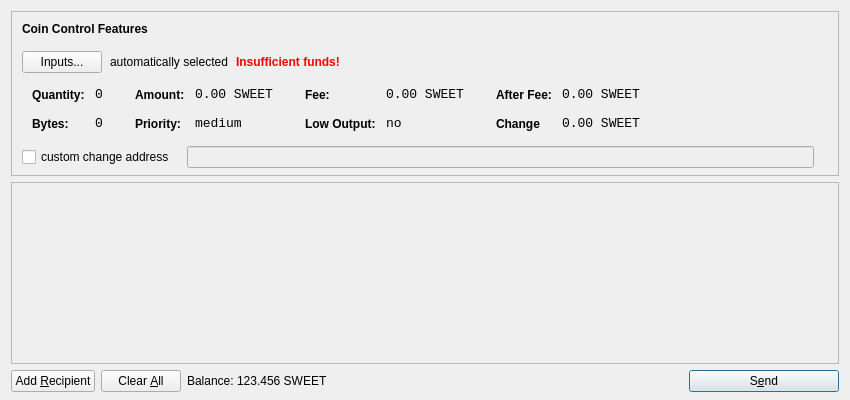
<?xml version="1.0" encoding="UTF-8"?>
<ui version="4.0">
 <class>SendCoinsDialog</class>
 <widget class="QDialog" name="SendCoinsDialog">
  <property name="geometry">
   <rect>
    <x>0</x>
    <y>0</y>
    <width>850</width>
    <height>400</height>
   </rect>
  </property>
  <property name="windowTitle">
   <string>Send Coins</string>
  </property>
  <layout class="QVBoxLayout" name="verticalLayout" stretch="0,1,0">
   <property name="bottomMargin">
    <number>8</number>
   </property>
   <item>
    <widget class="QFrame" name="frameCoinControl">
     <property name="sizePolicy">
      <sizepolicy hsizetype="Expanding" vsizetype="Expanding">
       <horstretch>0</horstretch>
       <verstretch>0</verstretch>
      </sizepolicy>
     </property>
     <property name="maximumSize">
      <size>
       <width>16777215</width>
       <height>16777215</height>
      </size>
     </property>
     <property name="frameShape">
      <enum>QFrame::StyledPanel</enum>
     </property>
     <property name="frameShadow">
      <enum>QFrame::Sunken</enum>
     </property>
     <layout class="QVBoxLayout" name="verticalLayoutCoinControl2">
      <property name="spacing">
       <number>-1</number>
      </property>
      <property name="leftMargin">
       <number>0</number>
      </property>
      <property name="topMargin">
       <number>0</number>
      </property>
      <property name="rightMargin">
       <number>0</number>
      </property>
      <property name="bottomMargin">
       <number>6</number>
      </property>
      <item>
       <layout class="QVBoxLayout" name="verticalLayoutCoinControl" stretch="0,0,0,0,1">
        <property name="spacing">
         <number>0</number>
        </property>
        <property name="leftMargin">
         <number>10</number>
        </property>
        <property name="topMargin">
         <number>10</number>
        </property>
        <item>
         <layout class="QHBoxLayout" name="horizontalLayoutCoinControl1">
          <property name="bottomMargin">
           <number>15</number>
          </property>
          <item>
           <widget class="QLabel" name="labelCoinControlFeatures">
            <property name="sizePolicy">
             <sizepolicy hsizetype="Preferred" vsizetype="Maximum">
              <horstretch>0</horstretch>
              <verstretch>0</verstretch>
             </sizepolicy>
            </property>
            <property name="font">
             <font>
              <weight>75</weight>
              <bold>true</bold>
             </font>
            </property>
            <property name="styleSheet">
             <string notr="true">font-weight:bold;</string>
            </property>
            <property name="text">
             <string>Coin Control Features</string>
            </property>
           </widget>
          </item>
         </layout>
        </item>
        <item>
         <layout class="QHBoxLayout" name="horizontalLayoutCoinControl2" stretch="0,0,0,0">
          <property name="spacing">
           <number>8</number>
          </property>
          <property name="bottomMargin">
           <number>10</number>
          </property>
          <item>
           <widget class="QPushButton" name="pushButtonCoinControl">
            <property name="styleSheet">
             <string notr="true"/>
            </property>
            <property name="text">
             <string>Inputs...</string>
            </property>
           </widget>
          </item>
          <item>
           <widget class="QLabel" name="labelCoinControlAutomaticallySelected">
            <property name="text">
             <string>automatically selected</string>
            </property>
            <property name="margin">
             <number>5</number>
            </property>
           </widget>
          </item>
          <item>
           <widget class="QLabel" name="labelCoinControlInsuffFunds">
            <property name="font">
             <font>
              <weight>75</weight>
              <bold>true</bold>
             </font>
            </property>
            <property name="styleSheet">
             <string notr="true">color:red;font-weight:bold;</string>
            </property>
            <property name="text">
             <string>Insufficient funds!</string>
            </property>
            <property name="margin">
             <number>5</number>
            </property>
           </widget>
          </item>
          <item>
           <spacer name="horizontalSpacerCoinControl">
            <property name="orientation">
             <enum>Qt::Horizontal</enum>
            </property>
            <property name="sizeHint" stdset="0">
             <size>
              <width>40</width>
              <height>1</height>
             </size>
            </property>
           </spacer>
          </item>
         </layout>
        </item>
        <item>
         <widget class="QWidget" name="widgetCoinControl" native="true">
          <property name="sizePolicy">
           <sizepolicy hsizetype="Preferred" vsizetype="Preferred">
            <horstretch>0</horstretch>
            <verstretch>0</verstretch>
           </sizepolicy>
          </property>
          <property name="minimumSize">
           <size>
            <width>0</width>
            <height>0</height>
           </size>
          </property>
          <property name="styleSheet">
           <string notr="true"/>
          </property>
          <layout class="QHBoxLayout" name="horizontalLayoutCoinControl5">
           <property name="margin">
            <number>0</number>
           </property>
           <item>
            <layout class="QHBoxLayout" name="horizontalLayoutCoinControl3" stretch="0,0,0,1">
             <property name="spacing">
              <number>20</number>
             </property>
             <property name="topMargin">
              <number>0</number>
             </property>
             <property name="bottomMargin">
              <number>10</number>
             </property>
             <item>
              <layout class="QFormLayout" name="formLayoutCoinControl1">
               <property name="horizontalSpacing">
                <number>10</number>
               </property>
               <property name="verticalSpacing">
                <number>14</number>
               </property>
               <property name="leftMargin">
                <number>10</number>
               </property>
               <property name="topMargin">
                <number>4</number>
               </property>
               <property name="rightMargin">
                <number>6</number>
               </property>
               <item row="0" column="0">
                <widget class="QLabel" name="labelCoinControlQuantityText">
                 <property name="styleSheet">
                  <string notr="true">font-weight:bold;</string>
                 </property>
                 <property name="text">
                  <string>Quantity:</string>
                 </property>
                 <property name="margin">
                  <number>0</number>
                 </property>
                </widget>
               </item>
               <item row="0" column="1">
                <widget class="QLabel" name="labelCoinControlQuantity">
                 <property name="font">
                  <font>
                   <family>Monospace</family>
                   <pointsize>10</pointsize>
                  </font>
                 </property>
                 <property name="cursor">
                  <cursorShape>IBeamCursor</cursorShape>
                 </property>
                 <property name="contextMenuPolicy">
                  <enum>Qt::ActionsContextMenu</enum>
                 </property>
                 <property name="text">
                  <string>0</string>
                 </property>
                 <property name="margin">
                  <number>0</number>
                 </property>
                 <property name="textInteractionFlags">
                  <set>Qt::LinksAccessibleByMouse|Qt::TextSelectableByKeyboard|Qt::TextSelectableByMouse</set>
                 </property>
                </widget>
               </item>
               <item row="1" column="0">
                <widget class="QLabel" name="labelCoinControlBytesText">
                 <property name="styleSheet">
                  <string notr="true">font-weight:bold;</string>
                 </property>
                 <property name="text">
                  <string>Bytes:</string>
                 </property>
                </widget>
               </item>
               <item row="1" column="1">
                <widget class="QLabel" name="labelCoinControlBytes">
                 <property name="font">
                  <font>
                   <family>Monospace</family>
                   <pointsize>10</pointsize>
                  </font>
                 </property>
                 <property name="cursor">
                  <cursorShape>IBeamCursor</cursorShape>
                 </property>
                 <property name="contextMenuPolicy">
                  <enum>Qt::ActionsContextMenu</enum>
                 </property>
                 <property name="text">
                  <string>0</string>
                 </property>
                 <property name="textInteractionFlags">
                  <set>Qt::LinksAccessibleByMouse|Qt::TextSelectableByKeyboard|Qt::TextSelectableByMouse</set>
                 </property>
                </widget>
               </item>
              </layout>
             </item>
             <item>
              <layout class="QFormLayout" name="formLayoutCoinControl2">
               <property name="horizontalSpacing">
                <number>10</number>
               </property>
               <property name="verticalSpacing">
                <number>14</number>
               </property>
               <property name="leftMargin">
                <number>6</number>
               </property>
               <property name="topMargin">
                <number>4</number>
               </property>
               <property name="rightMargin">
                <number>6</number>
               </property>
               <item row="0" column="0">
                <widget class="QLabel" name="labelCoinControlAmountText">
                 <property name="styleSheet">
                  <string notr="true">font-weight:bold;</string>
                 </property>
                 <property name="text">
                  <string>Amount:</string>
                 </property>
                 <property name="margin">
                  <number>0</number>
                 </property>
                </widget>
               </item>
               <item row="0" column="1">
                <widget class="QLabel" name="labelCoinControlAmount">
                 <property name="font">
                  <font>
                   <family>Monospace</family>
                   <pointsize>10</pointsize>
                  </font>
                 </property>
                 <property name="cursor">
                  <cursorShape>IBeamCursor</cursorShape>
                 </property>
                 <property name="contextMenuPolicy">
                  <enum>Qt::ActionsContextMenu</enum>
                 </property>
                 <property name="text">
                  <string>0.00 SWEET</string>
                 </property>
                 <property name="textInteractionFlags">
                  <set>Qt::LinksAccessibleByMouse|Qt::TextSelectableByKeyboard|Qt::TextSelectableByMouse</set>
                 </property>
                </widget>
               </item>
               <item row="1" column="0">
                <widget class="QLabel" name="labelCoinControlPriorityText">
                 <property name="styleSheet">
                  <string notr="true">font-weight:bold;</string>
                 </property>
                 <property name="text">
                  <string>Priority:</string>
                 </property>
                </widget>
               </item>
               <item row="1" column="1">
                <widget class="QLabel" name="labelCoinControlPriority">
                 <property name="font">
                  <font>
                   <family>Monospace</family>
                   <pointsize>10</pointsize>
                  </font>
                 </property>
                 <property name="cursor">
                  <cursorShape>IBeamCursor</cursorShape>
                 </property>
                 <property name="contextMenuPolicy">
                  <enum>Qt::ActionsContextMenu</enum>
                 </property>
                 <property name="text">
                  <string>medium</string>
                 </property>
                 <property name="textInteractionFlags">
                  <set>Qt::LinksAccessibleByMouse|Qt::TextSelectableByKeyboard|Qt::TextSelectableByMouse</set>
                 </property>
                </widget>
               </item>
              </layout>
             </item>
             <item>
              <layout class="QFormLayout" name="formLayoutCoinControl3">
               <property name="horizontalSpacing">
                <number>10</number>
               </property>
               <property name="verticalSpacing">
                <number>14</number>
               </property>
               <property name="leftMargin">
                <number>6</number>
               </property>
               <property name="topMargin">
                <number>4</number>
               </property>
               <property name="rightMargin">
                <number>6</number>
               </property>
               <item row="0" column="0">
                <widget class="QLabel" name="labelCoinControlFeeText">
                 <property name="styleSheet">
                  <string notr="true">font-weight:bold;</string>
                 </property>
                 <property name="text">
                  <string>Fee:</string>
                 </property>
                 <property name="margin">
                  <number>0</number>
                 </property>
                </widget>
               </item>
               <item row="0" column="1">
                <widget class="QLabel" name="labelCoinControlFee">
                 <property name="font">
                  <font>
                   <family>Monospace</family>
                   <pointsize>10</pointsize>
                  </font>
                 </property>
                 <property name="cursor">
                  <cursorShape>IBeamCursor</cursorShape>
                 </property>
                 <property name="contextMenuPolicy">
                  <enum>Qt::ActionsContextMenu</enum>
                 </property>
                 <property name="text">
                  <string>0.00 SWEET</string>
                 </property>
                 <property name="textInteractionFlags">
                  <set>Qt::LinksAccessibleByMouse|Qt::TextSelectableByKeyboard|Qt::TextSelectableByMouse</set>
                 </property>
                </widget>
               </item>
               <item row="1" column="0">
                <widget class="QLabel" name="labelCoinControlLowOutputText">
                 <property name="styleSheet">
                  <string notr="true">font-weight:bold;</string>
                 </property>
                 <property name="text">
                  <string>Low Output:</string>
                 </property>
                </widget>
               </item>
               <item row="1" column="1">
                <widget class="QLabel" name="labelCoinControlLowOutput">
                 <property name="font">
                  <font>
                   <family>Monospace</family>
                   <pointsize>10</pointsize>
                  </font>
                 </property>
                 <property name="cursor">
                  <cursorShape>IBeamCursor</cursorShape>
                 </property>
                 <property name="contextMenuPolicy">
                  <enum>Qt::ActionsContextMenu</enum>
                 </property>
                 <property name="text">
                  <string>no</string>
                 </property>
                 <property name="textInteractionFlags">
                  <set>Qt::LinksAccessibleByMouse|Qt::TextSelectableByKeyboard|Qt::TextSelectableByMouse</set>
                 </property>
                </widget>
               </item>
              </layout>
             </item>
             <item>
              <layout class="QFormLayout" name="formLayoutCoinControl4">
               <property name="horizontalSpacing">
                <number>10</number>
               </property>
               <property name="verticalSpacing">
                <number>14</number>
               </property>
               <property name="leftMargin">
                <number>6</number>
               </property>
               <property name="topMargin">
                <number>4</number>
               </property>
               <property name="rightMargin">
                <number>6</number>
               </property>
               <item row="0" column="0">
                <widget class="QLabel" name="labelCoinControlAfterFeeText">
                 <property name="styleSheet">
                  <string notr="true">font-weight:bold;</string>
                 </property>
                 <property name="text">
                  <string>After Fee:</string>
                 </property>
                 <property name="margin">
                  <number>0</number>
                 </property>
                </widget>
               </item>
               <item row="0" column="1">
                <widget class="QLabel" name="labelCoinControlAfterFee">
                 <property name="font">
                  <font>
                   <family>Monospace</family>
                   <pointsize>10</pointsize>
                  </font>
                 </property>
                 <property name="cursor">
                  <cursorShape>IBeamCursor</cursorShape>
                 </property>
                 <property name="contextMenuPolicy">
                  <enum>Qt::ActionsContextMenu</enum>
                 </property>
                 <property name="text">
                  <string>0.00 SWEET</string>
                 </property>
                 <property name="textInteractionFlags">
                  <set>Qt::LinksAccessibleByMouse|Qt::TextSelectableByKeyboard|Qt::TextSelectableByMouse</set>
                 </property>
                </widget>
               </item>
               <item row="1" column="0">
                <widget class="QLabel" name="labelCoinControlChangeText">
                 <property name="styleSheet">
                  <string notr="true">font-weight:bold;</string>
                 </property>
                 <property name="text">
                  <string>Change</string>
                 </property>
                </widget>
               </item>
               <item row="1" column="1">
                <widget class="QLabel" name="labelCoinControlChange">
                 <property name="font">
                  <font>
                   <family>Monospace</family>
                   <pointsize>10</pointsize>
                  </font>
                 </property>
                 <property name="cursor">
                  <cursorShape>IBeamCursor</cursorShape>
                 </property>
                 <property name="contextMenuPolicy">
                  <enum>Qt::ActionsContextMenu</enum>
                 </property>
                 <property name="text">
                  <string>0.00 SWEET</string>
                 </property>
                 <property name="textInteractionFlags">
                  <set>Qt::LinksAccessibleByMouse|Qt::TextSelectableByKeyboard|Qt::TextSelectableByMouse</set>
                 </property>
                </widget>
               </item>
              </layout>
             </item>
            </layout>
           </item>
          </layout>
         </widget>
        </item>
        <item>
         <layout class="QHBoxLayout" name="horizontalLayoutCoinControl4" stretch="0,0,0">
          <property name="spacing">
           <number>12</number>
          </property>
          <property name="sizeConstraint">
           <enum>QLayout::SetDefaultConstraint</enum>
          </property>
          <property name="topMargin">
           <number>5</number>
          </property>
          <property name="rightMargin">
           <number>5</number>
          </property>
          <item>
           <widget class="QCheckBox" name="checkBoxCoinControlChange">
            <property name="text">
             <string>custom change address</string>
            </property>
           </widget>
          </item>
          <item>
           <widget class="QLineEdit" name="lineEditCoinControlChange">
            <property name="enabled">
             <bool>false</bool>
            </property>
            <property name="sizePolicy">
             <sizepolicy hsizetype="Expanding" vsizetype="Fixed">
              <horstretch>0</horstretch>
              <verstretch>0</verstretch>
             </sizepolicy>
            </property>
           </widget>
          </item>
          <item>
           <widget class="QLabel" name="labelCoinControlChangeLabel">
            <property name="sizePolicy">
             <sizepolicy hsizetype="Preferred" vsizetype="Expanding">
              <horstretch>0</horstretch>
              <verstretch>0</verstretch>
             </sizepolicy>
            </property>
            <property name="minimumSize">
             <size>
              <width>0</width>
              <height>0</height>
             </size>
            </property>
            <property name="text">
             <string/>
            </property>
            <property name="margin">
             <number>3</number>
            </property>
           </widget>
          </item>
         </layout>
        </item>
        <item>
         <spacer name="verticalSpacerCoinControl">
          <property name="orientation">
           <enum>Qt::Vertical</enum>
          </property>
          <property name="sizeHint" stdset="0">
           <size>
            <width>800</width>
            <height>1</height>
           </size>
          </property>
         </spacer>
        </item>
       </layout>
      </item>
     </layout>
    </widget>
   </item>
   <item>
    <widget class="QScrollArea" name="scrollArea">
     <property name="widgetResizable">
      <bool>true</bool>
     </property>
     <widget class="QWidget" name="scrollAreaWidgetContents">
      <property name="geometry">
       <rect>
        <x>0</x>
        <y>0</y>
        <width>830</width>
        <height>165</height>
       </rect>
      </property>
      <layout class="QVBoxLayout" name="verticalLayout_2">
       <property name="margin">
        <number>0</number>
       </property>
       <item>
        <layout class="QVBoxLayout" name="entries">
         <property name="spacing">
          <number>6</number>
         </property>
        </layout>
       </item>
       <item>
        <spacer name="verticalSpacer">
         <property name="orientation">
          <enum>Qt::Vertical</enum>
         </property>
         <property name="sizeHint" stdset="0">
          <size>
           <width>20</width>
           <height>40</height>
          </size>
         </property>
        </spacer>
       </item>
      </layout>
     </widget>
    </widget>
   </item>
   <item>
    <layout class="QHBoxLayout" name="horizontalLayout">
     <item>
      <widget class="QPushButton" name="addButton">
       <property name="toolTip">
        <string>Send to multiple recipients at once</string>
       </property>
       <property name="text">
        <string>Add &amp;Recipient</string>
       </property>
       <property name="icon">
        <iconset resource="../bitcoin.qrc">
         <normaloff>:/icons/add</normaloff>:/icons/add</iconset>
       </property>
       <property name="autoDefault">
        <bool>false</bool>
       </property>
      </widget>
     </item>
     <item>
      <widget class="QPushButton" name="clearButton">
       <property name="sizePolicy">
        <sizepolicy hsizetype="Minimum" vsizetype="Fixed">
         <horstretch>0</horstretch>
         <verstretch>0</verstretch>
        </sizepolicy>
       </property>
       <property name="toolTip">
        <string>Remove all transaction fields</string>
       </property>
       <property name="text">
        <string>Clear &amp;All</string>
       </property>
       <property name="icon">
        <iconset resource="../bitcoin.qrc">
         <normaloff>:/icons/remove</normaloff>:/icons/remove</iconset>
       </property>
       <property name="autoRepeatDelay">
        <number>300</number>
       </property>
       <property name="autoDefault">
        <bool>false</bool>
       </property>
      </widget>
     </item>
     <item>
      <layout class="QHBoxLayout" name="horizontalLayout_2">
       <property name="spacing">
        <number>3</number>
       </property>
       <item>
        <widget class="QLabel" name="label">
         <property name="sizePolicy">
          <sizepolicy hsizetype="Preferred" vsizetype="Fixed">
           <horstretch>0</horstretch>
           <verstretch>0</verstretch>
          </sizepolicy>
         </property>
         <property name="text">
          <string>Balance:</string>
         </property>
        </widget>
       </item>
       <item>
        <widget class="QLabel" name="labelBalance">
         <property name="sizePolicy">
          <sizepolicy hsizetype="Preferred" vsizetype="Fixed">
           <horstretch>0</horstretch>
           <verstretch>0</verstretch>
          </sizepolicy>
         </property>
         <property name="cursor">
          <cursorShape>IBeamCursor</cursorShape>
         </property>
         <property name="text">
          <string>123.456 SWEET</string>
         </property>
         <property name="textInteractionFlags">
          <set>Qt::LinksAccessibleByMouse|Qt::TextSelectableByKeyboard|Qt::TextSelectableByMouse</set>
         </property>
        </widget>
       </item>
      </layout>
     </item>
     <item>
      <spacer name="horizontalSpacer">
       <property name="orientation">
        <enum>Qt::Horizontal</enum>
       </property>
       <property name="sizeHint" stdset="0">
        <size>
         <width>40</width>
         <height>20</height>
        </size>
       </property>
      </spacer>
     </item>
     <item>
      <widget class="QPushButton" name="sendButton">
       <property name="minimumSize">
        <size>
         <width>150</width>
         <height>0</height>
        </size>
       </property>
       <property name="toolTip">
        <string>Confirm the send action</string>
       </property>
       <property name="text">
        <string>S&amp;end</string>
       </property>
       <property name="icon">
        <iconset resource="../bitcoin.qrc">
         <normaloff>:/icons/send</normaloff>:/icons/send</iconset>
       </property>
       <property name="default">
        <bool>true</bool>
       </property>
      </widget>
     </item>
    </layout>
   </item>
  </layout>
 </widget>
 <resources>
  <include location="../bitcoin.qrc"/>
 </resources>
 <connections/>
</ui>
